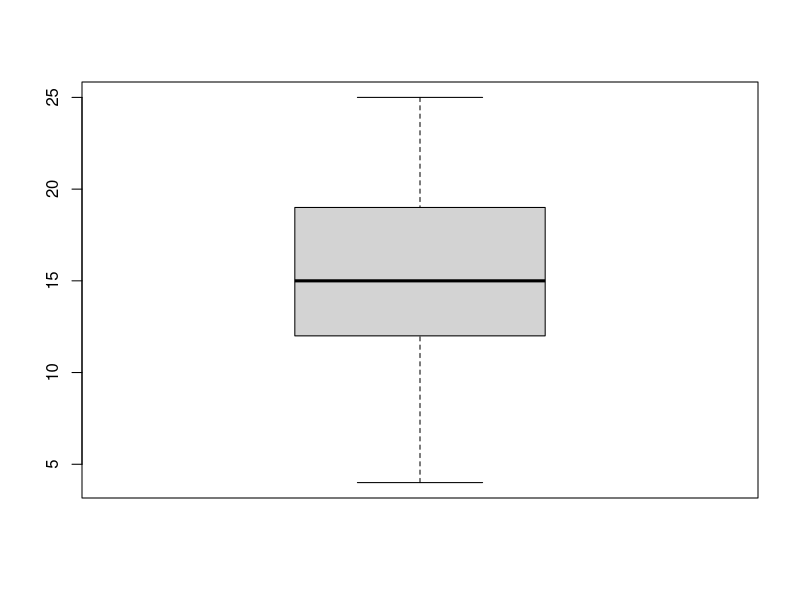
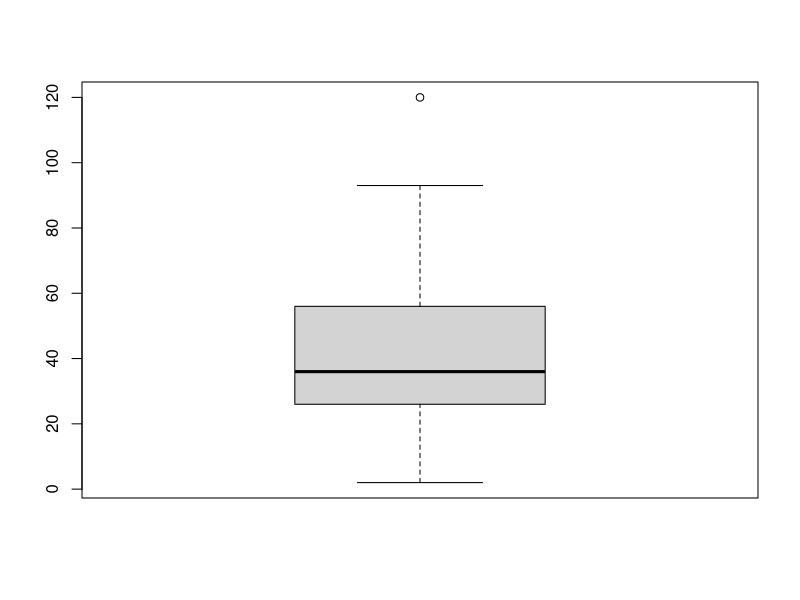
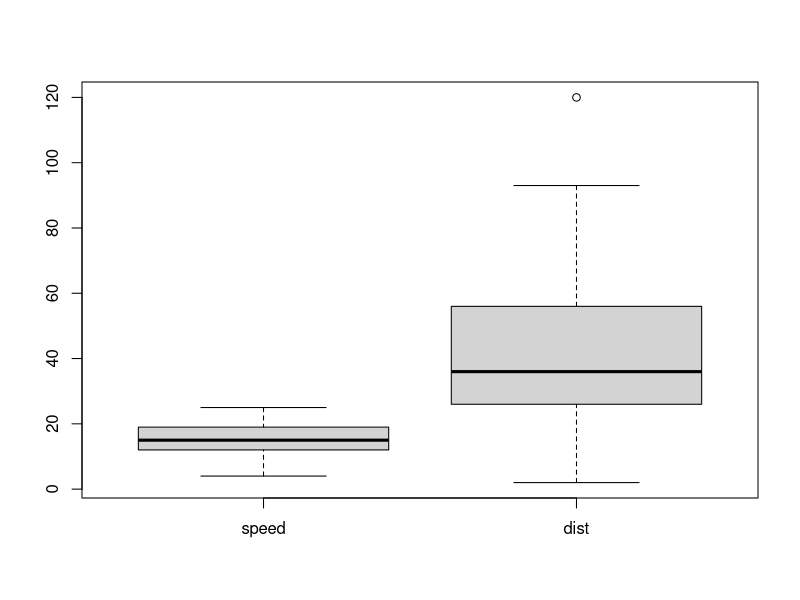
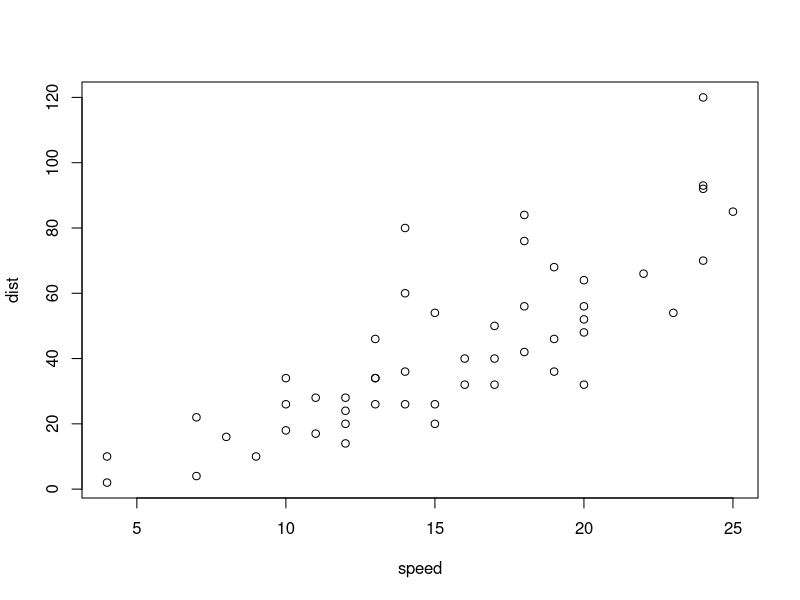
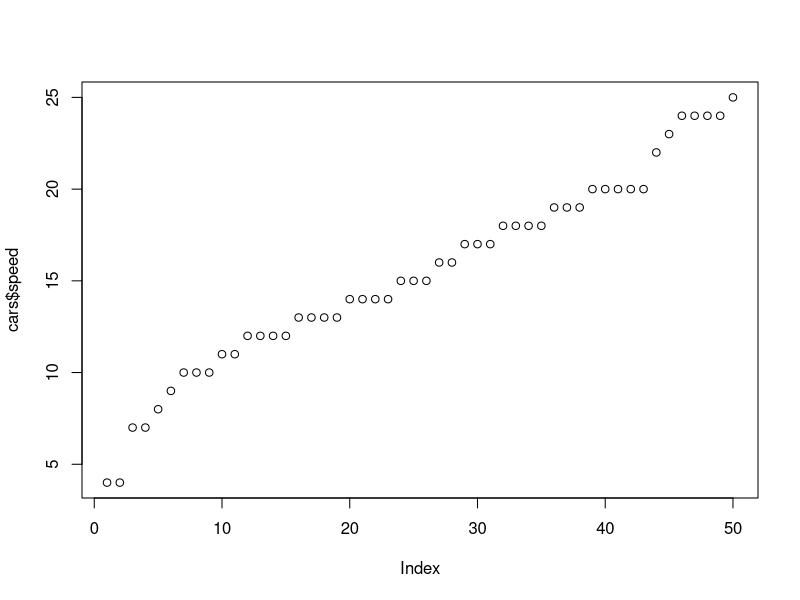
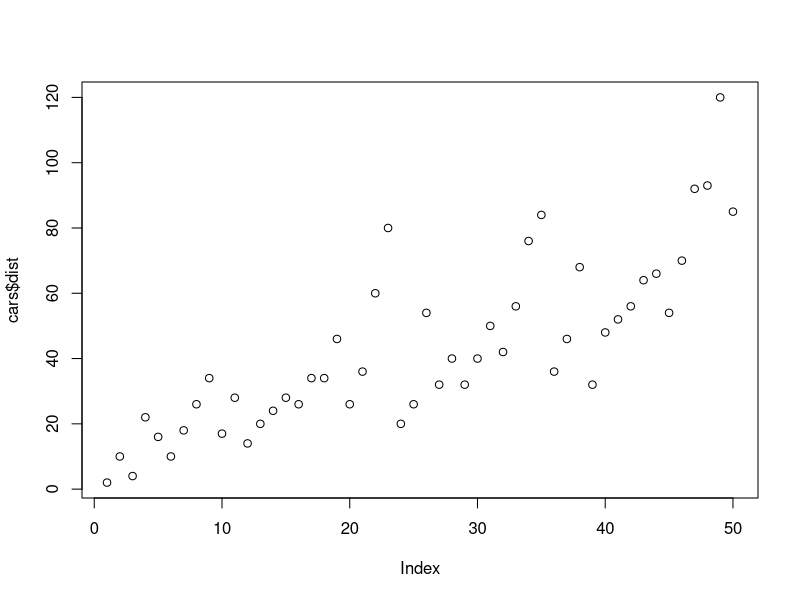
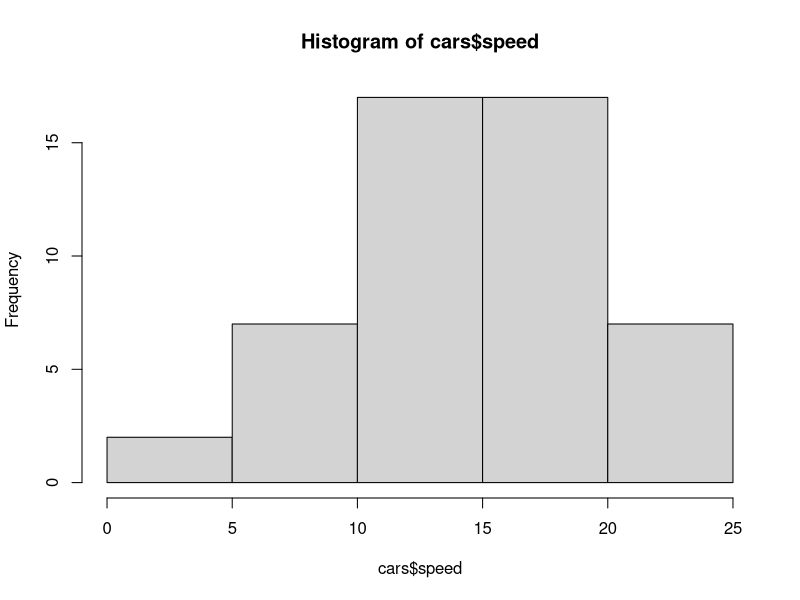
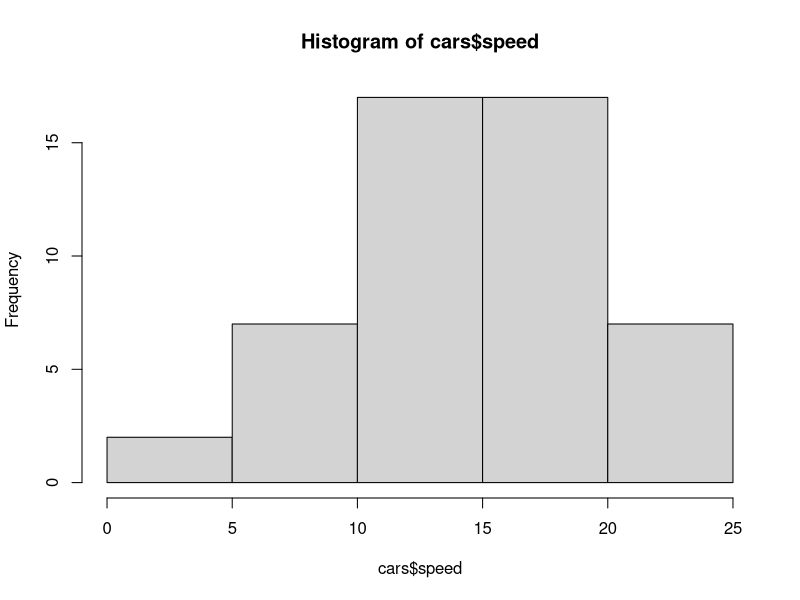

R code for these plots, in order:
getwd()
setwd("D:/Rstudio/abc")

datasets::cars

summary(cars)

head(cars)
tail(cars)
colSums(cars)
col(cars)
colMeans(cars)

row(cars)
row.names(cars)
colnames(cars)

summary(cars$speed)
summary(cars$dist)

boxplot(cars$speed)
boxplot(cars$dist)
boxplot(cars)

plot(cars)
plot(cars$speed)
plot(cars$dist)

hist.default(cars$speed)
hist(cars$speed)
hist(cars$dist)

barplot(cars$speed)
barplot(cars$dist)

boxplot(cars[,1:2],main='Multiple')
boxplot(cars$speed,cars$dist)

par(mfrow=c(2,1),mar=c(2,5,2,1),  las=0, bty="o")

plot(cars)
plot(cars$speed)
plot(cars$dist)

mean(cars$speed)
mean(cars$dist)

median(cars$speed)
median(cars$dist)

mode(cars$speed)
mode(cars$dist)

var(cars$speed)
var(cars$dist)

sd(cars$speed)
sd(cars$dist)

sort(cars$speed)
sort(cars$dist)

cor(cars)
cov(cars)

nrow(cars)
ncol(cars)

dim(cars)

variable.names(cars)

